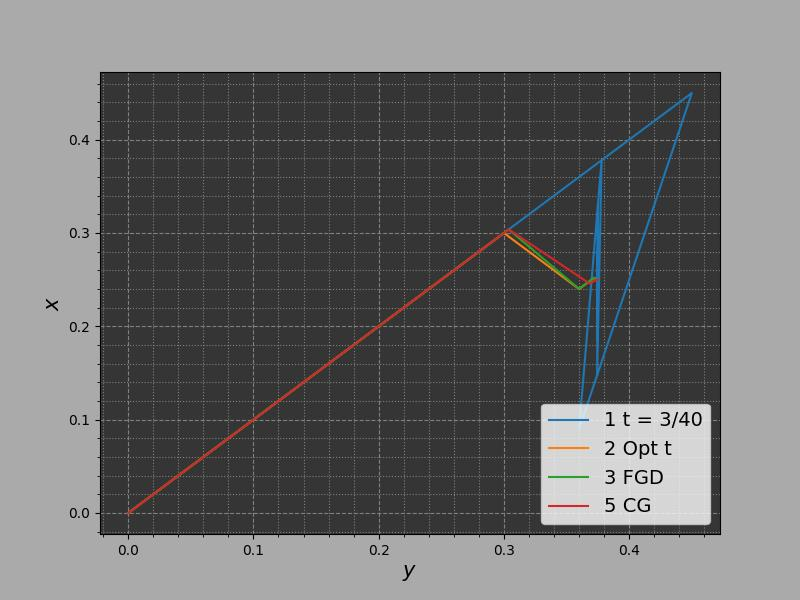

Here is the Python script that generated this plot:
import pandas as pd
import numpy as np
import matplotlib.pyplot as plt


df1 = pd.read_csv('../build/tests/resulty_1.csv')
df2 = pd.read_csv('../build/tests/resulty_2.csv')
df3 = pd.read_csv('../build/tests/resulty_3.csv')
df5 = pd.read_csv('../build/tests/resulty_5.csv')

plt.figure(figsize=(8, 6), facecolor='#aaaaaa')

ax = plt.axes()
ax.set_facecolor('#353535')
ax.minorticks_on()

ax.grid(which='major', ls='--', color=(0.5, 0.5, 0.5, 0.1))
ax.grid(which='minor', color=(0.5, 0.5, 0.5, 0.1), linestyle=':')

plt.rcdefaults()

print(df1.head())

# a = np.array([[16, 0, 0, 0], [0, 18, 0, 0], [0, 0, 21, 0], [0, 0, 0, 24]])
# b = np.array([6, 6, 6, 6])
# sc_f = lambda x: np.dot(x.T, np.dot(a, x)) - np.dot(b.T, x)
#
# x = np.linspace(0, 0.5, 4)
# y = np.linspace(0, 0.5, 4)
# plt.contour(, , sc_f(np.linspace(0, 0.5, 4)))

# in h1 (l_min) and h3 (l_max)
plt.plot(df1.res0, df1.res3, label='1 t = 3/40')
plt.plot(df2.res0, df2.res3, label='2 Opt t')
plt.plot(df3.res0, df3.res3, label='3 FGD')
plt.plot(df5.res0, df5.res3, label='5 CG')

plt.ylabel(r'$x$', fontsize=15)
plt.xlabel(r'$y$', fontsize=15)

plt.legend(loc='lower right', fontsize=14)

plt.savefig('sr2.jpg')
plt.show()
